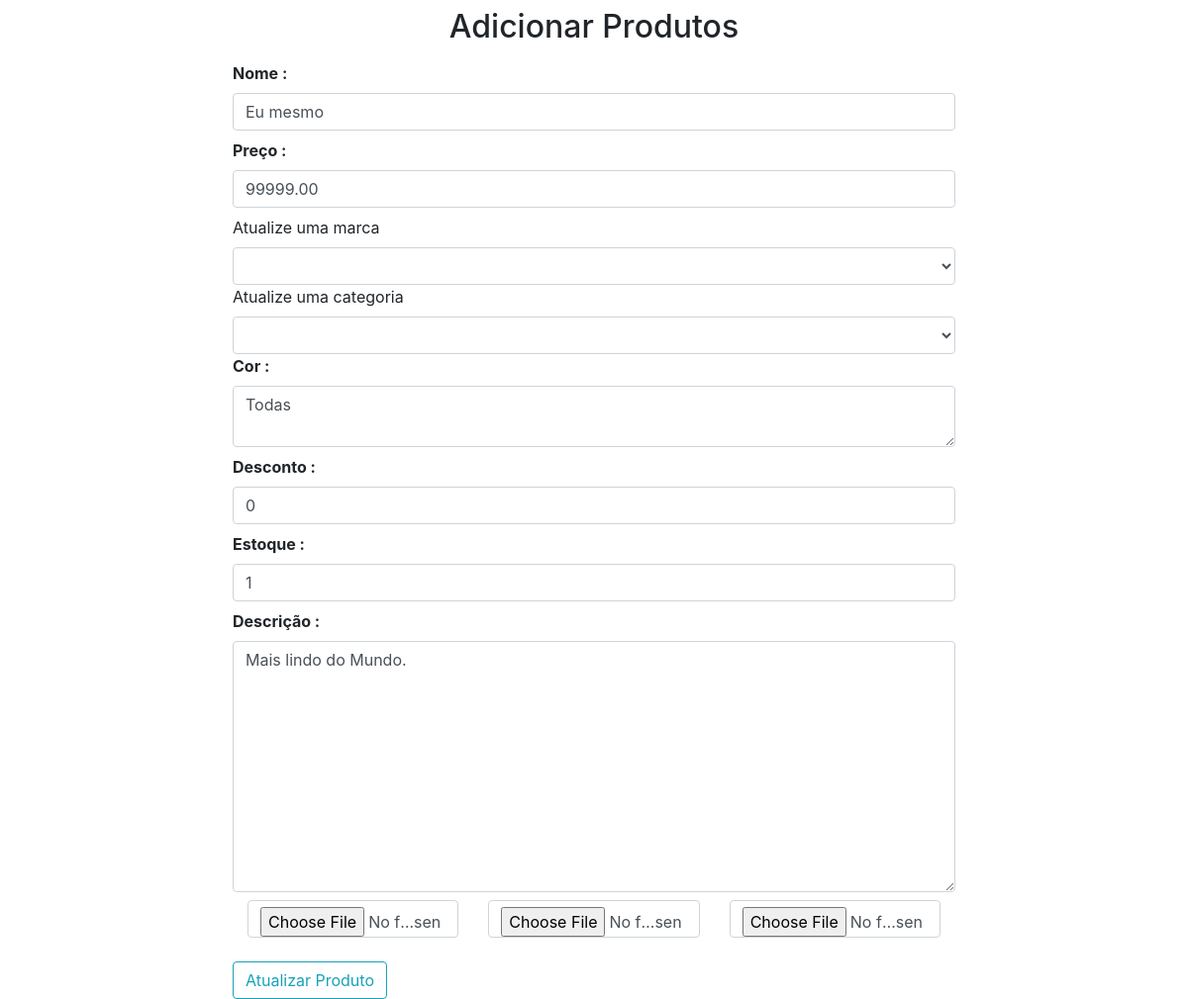
The page /updateproduto/2 (signed in) on the database as committed earlier.
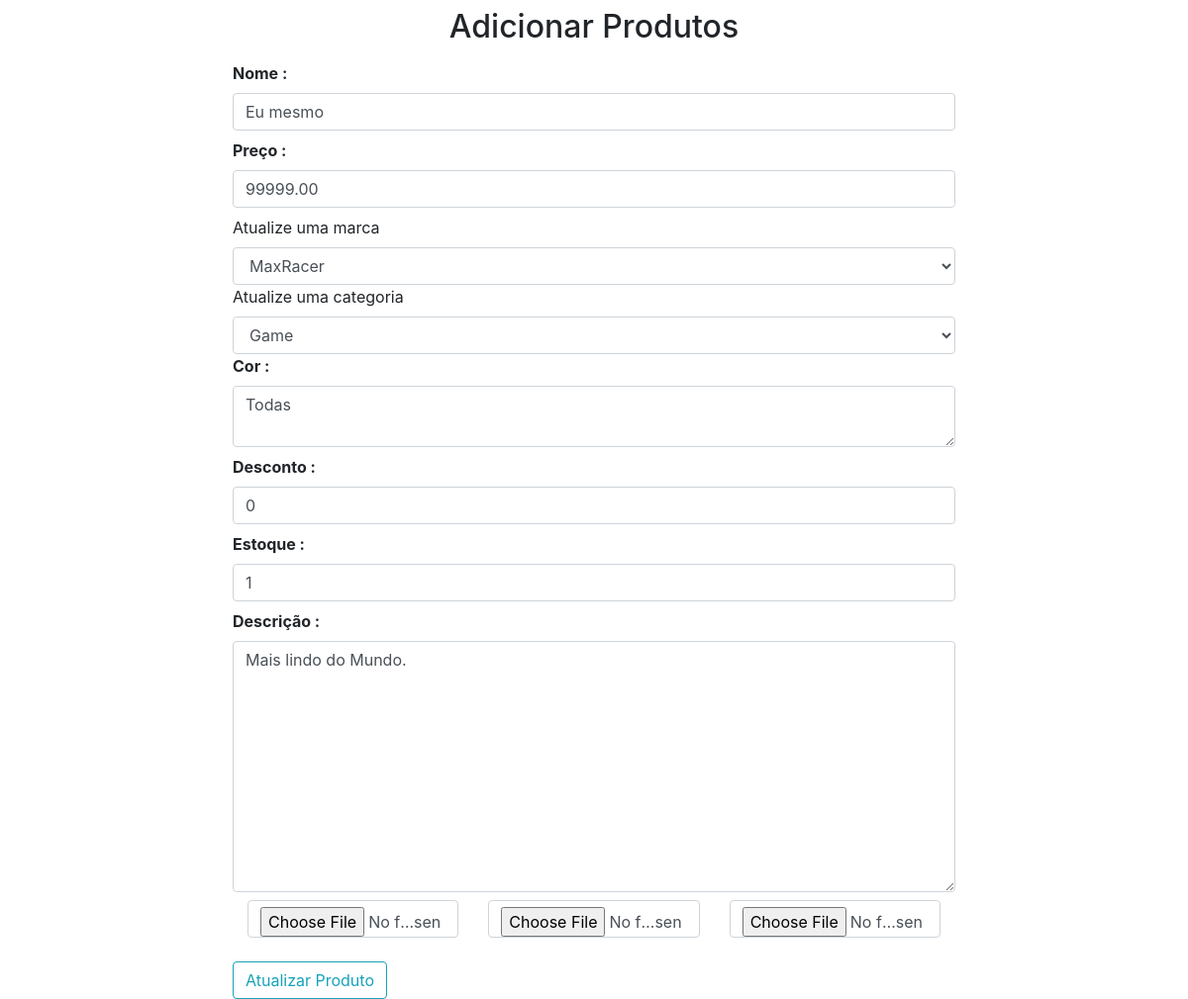
The same page on the database as committed later.
### shop/products/models.py (models this page shows)
class Marcas(db.Model):
    id = db.Column(db.Integer, primary_key=True)
    name = db.Column(db.String(30), nullable=False, unique=True)

class Categorias(db.Model):
    id = db.Column(db.Integer, primary_key=True)
    name = db.Column(db.String(30), nullable=False, unique=True)

### shop/products/routes.py (the view, shortened to what this page needs)
@app.route('/updateproduto/<int:id>', methods=['GET', 'POST'])
def updateproduto(id):
    if 'email' not in session:
        flash(f'Por favor, faça o login antes.', 'success')
        return redirect(url_for('login'))
    marcas = Marcas.query.all()
    categorias = Categorias.query.all()
    produto = Produtos.query.get_or_404(id)
    marca = request.form.get('marca')
    categoria = request.form.get('categoria')
    form = AddProdutos(request.form)
    form.name.data = produto.name
    form.price.data = produto.price
    form.stock.data = produto.stock
    form.colors.data = produto.colors
    form.discount.data = produto.discount
    form.description.data = produto.description
    return render_template('/products/updateproduto.html',
                           form=form,
                           produto=produto,
                           categorias=categorias,
                           marcas=marcas,
                           title="Atualizar Produtos")

### shop/products/forms.py
class AddProdutos(Form):
    name = StringField('Nome :', [validators.DataRequired()])
    price = DecimalField('Preço :', [validators.DataRequired()])
    discount = IntegerField('Desconto :', [validators.DataRequired()])
    stock = IntegerField('Estoque :', [validators.DataRequired()])
    description = TextAreaField('Descrição :', [validators.DataRequired()])
    colors = TextAreaField('Cor :', [validators.DataRequired()])
    img1 = FileField('Imagem 1 :', validators=[FileRequired(), FileAllowed(['jpeg', 'jpg', 'png', 'gif'])])
    img2 = FileField('Imagem 2 :', validators=[FileRequired(), FileAllowed(['jpeg', 'jpg', 'png', 'gif'])])
    img3 = FileField('Imagem 3 :', validators=[FileRequired(), FileAllowed(['jpeg', 'jpg', 'png', 'gif'])])

### shop/templates/products/updateproduto.html (shortened to what this page needs)
{% extends "layouts.html" %}
{% block content %}
<div class="container">
  <div class="row">
  <div class="col-md-2"></div>
  <div class="col-md-8">
    <h2 class="text-center p-2">Adicionar Produtos</h2>
    {% from "_formhelpers.html" import render_field %}
    <form action="" method="POST" enctype="multipart/form-data">
      {{ render_field(form.name, class="form-control", placeholder="Nome do Produto") }}
      {{ render_field(form.price, class="form-control", placeholder="Preço do Produto") }}
      <label for="marca">Atualize uma marca</label>
      <select name="marca" id="marca" class="form-control" required>
        <option value="{{produto.marca_id}}">{{produto.marca.name}}</option>
        {% for marca in marcas %}
        <option value="{{marca.id}}">{{marca.name}}</option>
        {% endfor %}
      </select>
      <label for="categoria">Atualize uma categoria</label>
      <select name="categoria" id="categoria" class="form-control" required>
        <option value="{{produto.categoria_id}}">{{produto.categoria.name}}</option>
        {% for categoria in categorias %}
        <option value="{{categoria.id}}">{{categoria.name}}</option>
        {% endfor %}
      </select>
      {{ render_field(form.colors, class="form-control", placeholder="Cores do Produto") }}
      {{ render_field(form.discount, class="form-control", placeholder="Desconto do Produto") }}
      {{ render_field(form.stock, class="form-control", placeholder="Estoque do Produto") }}
      {{ render_field(form.description, class="form-control", placeholder="Descrição do Produto", rows="10") }}
      <div class="container">
        <div class="row">
          <div class="col-md-4"><input type="file" name="img1" class="form-control"></div>
          <div class="col-md-4"><input type="file" name="img2" class="form-control"></div>
          <div class="col-md-4"><input type="file" name="img3" class="form-control"></div>
        </div>
      </div>
      <button type="submit" class="btn btn-outline-info mt-4">Atualizar Produto</button>
    </form>
  </div>
  <div class="col-md-2"></div>
</div>
</div>
{% endblock content %}

Rows that differ between the two databases and show on the page:
now on this page (row unchanged): Marcas: marca "MaxRacer"
now on this page (row edited): Categorias: categoria "Game"
